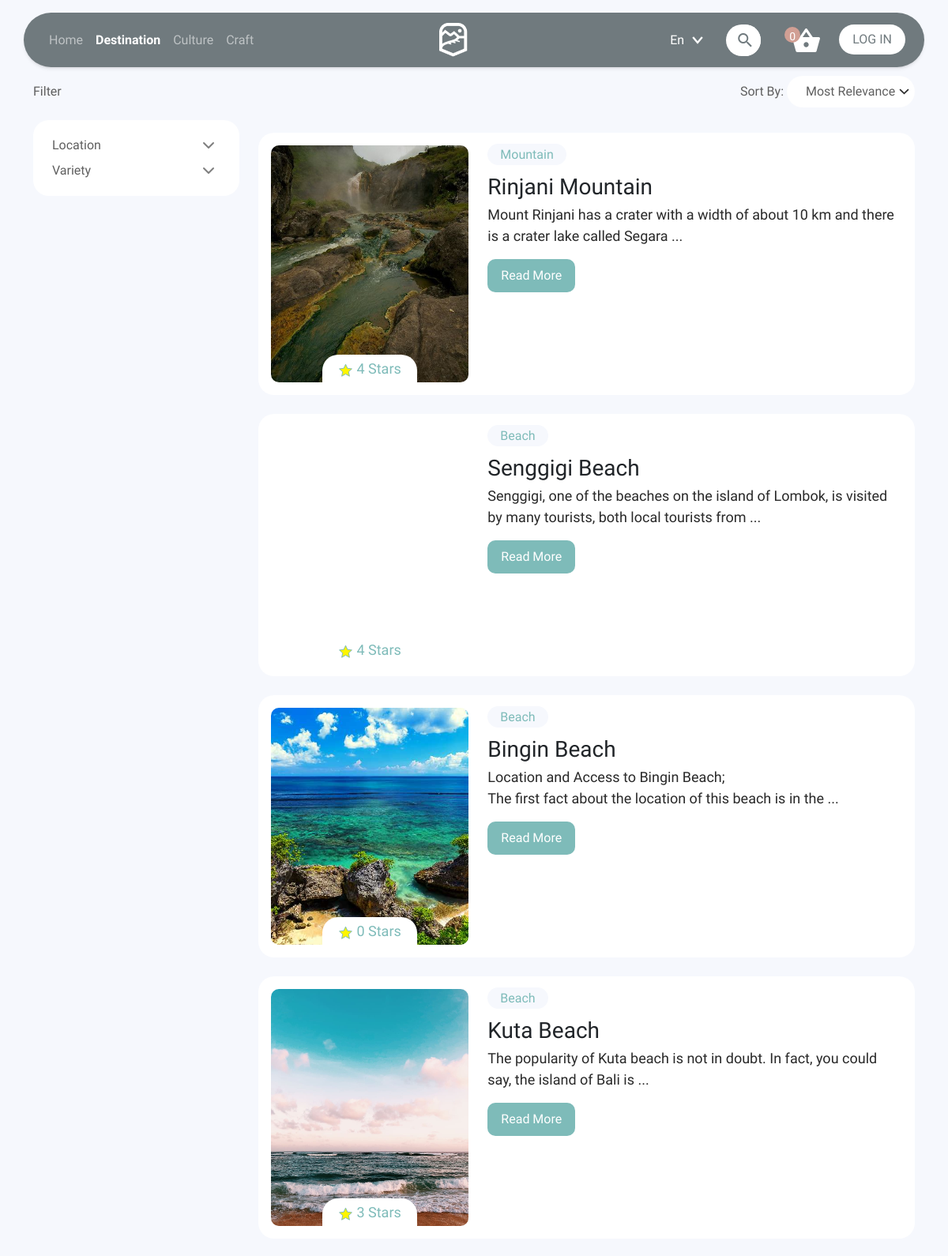
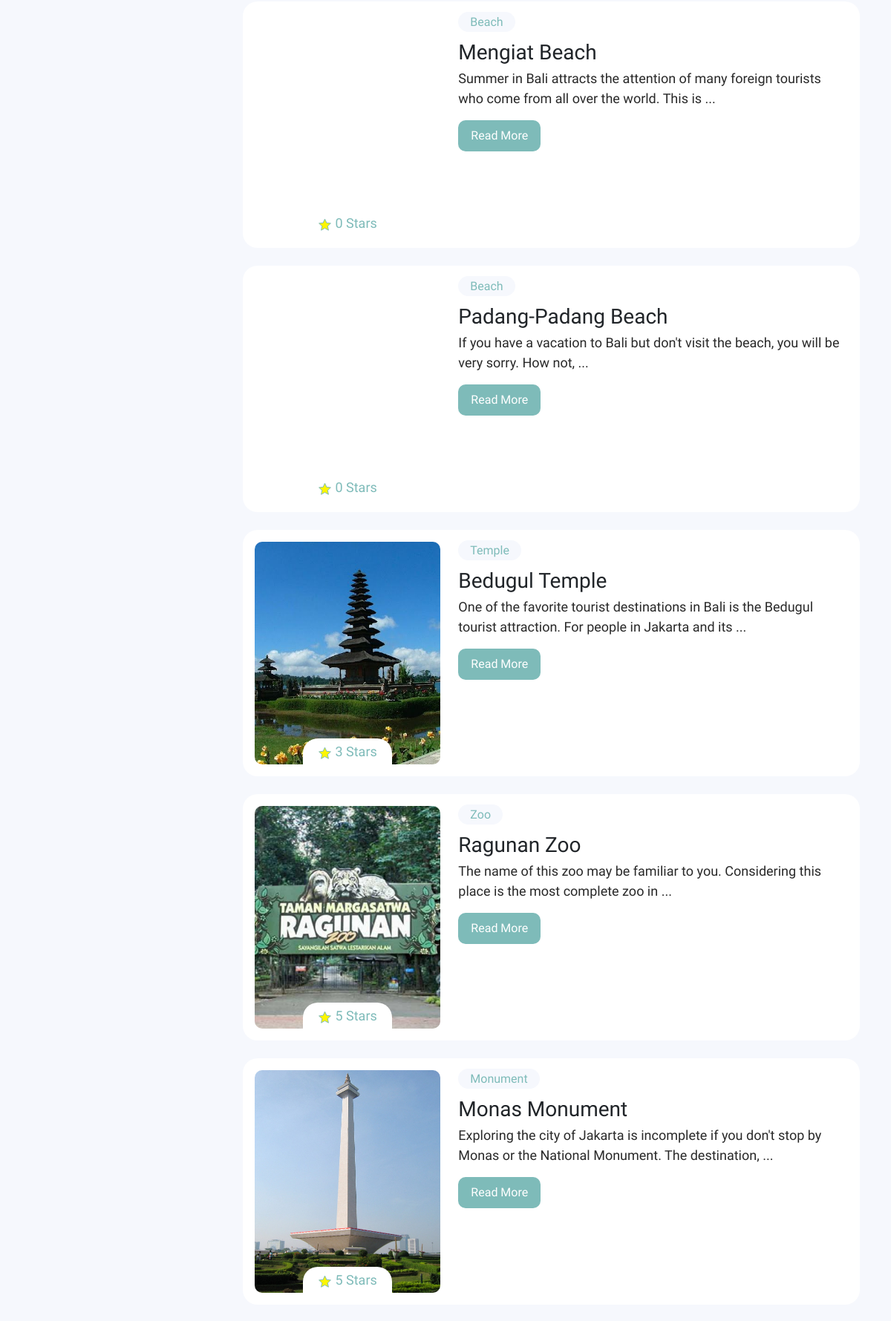
Page /public/destination (upper part) on the committed database (2 pictures, top to bottom).
### tables this page shows
CREATE TABLE `destinasi` (
  `id` int(11) NOT NULL,
  `nama_id` varchar(50) NOT NULL,
  `maps` varchar(255) NOT NULL,
  `artikel_id` text NOT NULL,
  `rating` int(1) UNSIGNED DEFAULT 0,
  `artikel_en` text NOT NULL,
  `nama_en` varchar(50) NOT NULL,
  `id_lokasi` char(10) DEFAULT NULL
);

### app/core/Controller.php (called while the page is built, shortened)
<?php
class Controller{
  public function view($view, $data = []) {
    require_once '../app/views/' . $view . '.php';
  }
  public function model($model) {
    return new $model;
  }
}
?>

### app/controllers/Destination.php (called while the page is built, shortened)
<?php
  class Destination extends Controller{
    public function index(){
      if(isset($_POST['lokasi'])){
        $data['label'] = $this->model('Destination_model')->getnamakabupaten(implode(', ',$_POST['lokasi']));
        $data['destination'] = $this->model('Destination_model')->getAllDestinationConditionLocation(implode(', ',$_POST['lokasi']));
      }else if(isset($_POST['kategori'])){
        $data['destination'] = $this->model('Destination_model')->getAllDestinationConditionCategory(implode(', ',$_POST['kategori']));
        $data['label_kategori'] = $this->model('Destination_model')->selectkategori(implode(', ',$_POST['kategori']));
      }else{
        $data['destination'] = $this->model('Sortby_model')->sortby();
      }
      $data['judul'] = 'Destination';
      $data['aktif'] = 'destination';
      if(!is_null($_SESSION['id_user'])){
        $data['qty'] = count($this->model('Cart_model')->getAllCartUser($_SESSION['id_user']));
      }else{
        $data['qty'] = 0;
      }
      foreach(range('A', 'Z') as $alfabet){
        $data[$alfabet] = $this->model('Wilayah_model')->ambilnamakabupaten($alfabet);
      }
      $data['kategori'] = $this->model('Destination_model')->getAllCategoryDestinationgroupby();
      $data['daerah'] = $this->model('Destination_model')->getAlldatadestinastion();
      $this->view('destination/index', $data);
    }
  }
?>

### app/core/App.php (called while the page is built, shortened)
<?php
  class App {
    protected $method = 'index';
    protected $params = [];
    public function __construct()
    {
      $this->controller = new $this->controller;
      call_user_func_array([$this->controller, $this->method], $this->params);
    }
  }
?>

### public/index.php (called while the page is built, shortened)
<?php
$app = new App;

### app/core/Database.php (called while the page is built, shortened)
<?php
class Database{
    private $dbhost = DBHOST;
    private $dbuser = DBUSER;
    private $dbpass = DBPASS;
    private $dbname = DBNAME;
    private $stmt;
    private $dbh;
    public function __construct(){
        $dsn = 'mysql:host='.$this->dbhost.';dbname='.$this->dbname;
        $option = [
            PDO::ATTR_PERSISTENT => true,
            PDO::ATTR_ERRMODE => PDO::ERRMODE_EXCEPTION
        ];
        try {
            $this->dbh = new PDO($dsn, $this->dbuser, $this->dbpass, $option);
        } catch (PDOException $e) {
            die($e->getMessage());
        }
    }
    public function query($query){
        $this->stmt = $this->dbh->prepare($query);
    }
    public function execute(){
        $this->stmt->execute();
    }
    public function allSet(){
        $this->execute();
        return $this->stmt->fetchAll(PDO::FETCH_ASSOC);
    }
}

### app/models/Sortby_model.php (called while the page is built, shortened)
<?php
  Class Sortby_model{
    private $db;
    public function __construct()
    {
      $this->db = new Database();
    }public function setvar(){
      if(!isset($_SESSION['sortby']))
      {
        $_SESSION['sortby'] = 'MostRelevance';
      }
      else if (isset($_POST['sortby']) && $_SESSION['sortby'] != $_POST['sortby'] && !empty($_POST['sortby'])){
        if($_POST['sortby'] == 'MostRelevance'){
          $_SESSION['sortby'] = 'MostRelevance';
        }
        else if ($_POST['sortby'] == 'Recommended') {
          $_SESSION['sortby'] = 'Recommended';
        }else if ($_POST['sortby'] == 'LowestPrice'){
          $_SESSION['sortby'] = 'LowestPrice';
        }else if ($_POST['sortby'] == 'HighestPrice'){
          $_SESSION['sortby'] = 'HighestPrice';
        }
      }
    }
    public function sortby(){
        if( $_SESSION['sortby'] == 'MostRelevance' || $_SESSION['sortby'] == 'LowestPrice' || $_SESSION['sortby'] == 'HighestPrice'){
          $this->db->query(
            'SELECT kategori.kategori_id as kategori_id, kategori.kategori_en as kategori_en, destinasi.rating as rating, destinasi.id as id_destination, destinasi.nama_id AS nama_id, gallery_destination.foto as gallery, destinasi.nama_en AS nama_en, destinasi.artikel_id AS artikel_id, destinasi.artikel_en AS artikel_en, destinasi.maps AS maps, destinasi.rating AS rating,
            desa.nama_desa AS nama_desa, kecamatan.nama_kecamatan AS nama_kecamatan, kabupaten.nama_kabupaten AS nama_kabupaten, provinsi.nama_provinsi AS nama_provinsi
            FROM destinasi JOIN desa ON destinasi.id_lokasi = desa.id
            JOIN kecamatan ON desa.district_id = kecamatan.id
            JOIN kabupaten ON kecamatan.regency_id = kabupaten.id
            JOIN provinsi ON kabupaten.province_id = provinsi.id
            JOIN gallery_destination ON gallery_destination.id_destination = destinasi.id
            JOIN kategori_destinasi ON destinasi.id = kategori_destinasi.id_destinasi
            JOIN kategori ON kategori.id = kategori_destinasi.id_kategori
            GROUP BY gallery_destination.id_destination
          ');
          return $this->db->allSet();
        }
    }
  }

### app/views/destination/index.php (the view, shortened to what this page needs)
<?php
    function limit_text($text, $limit) {
      if (str_word_count($text, 0) > $limit) {
        $words = str_word_count($text, 2);
        $pos   = array_keys($words);
        $text  = substr($text, 0, $pos[$limit]) . '...';
      }
      return $text;
    }
?>
<body style="background-color: var(--bg);">
  <div class="scene container">
    <div class="row d-flex align-items-center">
      <span class="col-lg-3 col-md-3 col-sm-12">
        <span class="filter-title main fw-semibold">Filter</span>
      </span>
      <div class="col-lg-9 col-md-9 col-sm-12">
        <form action="" class="float-right sort" name="sortby" method="post">
          <span class="sort-by d-inline-block main fw-semibold">Sort By:</span>
          <span class="sort-by d-inline-block">
            <select class="styled-select card px-4 py-2 d-inline-block main" id="sortby" name="sortby" onchange='this.form.submit()' >
              <option value="MostRelevance" <?php if($_SESSION['sortby']=='MostRelevance') echo 'selected'?>>Most Relevance</option>
            </select>
          </span>
        </form>
      </div>
    </div>
    <div class="row mt-3">
      <aside class="filter-category col-lg-3 col-md-3 col-sm-12">
        <div class="filter-content card p-3 ">
          <div class="location">
            <button class="btn btn-toggle align-items-center rounded collapsed main w-100" data-bs-toggle="collapse" data-bs-target="#location">
              Location
            </button>
          </div>
          <div class="variety">
            <button class="btn btn-toggle align-items-center rounded collapsed main w-100" data-bs-toggle="collapse" data-bs-target="#variety">
              Variety
            </button>
          </div>
        </div>
      </aside>
      <div class="destination col-lg-9 col-md-9 col-sm-12">
        <?php foreach($data['destination'] as $destinasi) :?>
        <div class="destination-section card p-3 mb-4">
          <div class="destination-content row">
            <div class="destination-image col-lg-4 col-md-4 col-sm-6">
              <div class="image" style="background-image: url('<?=BASEURL;?>/assets/images/<?= $destinasi['gallery']?>');">
              <div class="star py-1 px-3">
                <img class="" src="<?=BASEURL;?>/assets/images/ic-stargreen.svg" alt="">
                <p class="d-inline-block third-color"><?= $destinasi['rating']?> Stars</p>
              </div>
              </div>
            </div>
            <div class="text col-lg-8 col-md-8 col-sm-6">
                <div class="category mb-2">
                <span class="py-1 px-3 rounded-pill me-3"><?= $destinasi['kategori_'.$_SESSION['lang'].'']?></span>
                </div>
              <div class="name fs-3 fw-semibold">
                <?= $destinasi['nama_'.$_SESSION['lang'].'']?>
              </div>
              <div class="description fs-6 mb-2">
                <?= limit_text($destinasi['artikel_'.$_SESSION['lang'].''], 20)?>
              </div>
              <a href="<?=BASEURL;?>/destination/detail/<?= $destinasi['id_destination']?>" class="btn btn-third py-2 px-3 fw-semibold">Read More</a>
            </div>
          </div>
        </div>
        <?php endforeach;?>
      </div>
    </div>
  </div>
</body>

### public/assets/css/style.css (style rules this page uses)
:root { --main: #707A7E; --white-trs: rgba(255, 255, 255, 0.582); --second: #C5D7D9; --third: #7EBBB9; --bg: #F6F8FD; --black: #292929; --grey: #5f5f5f; }
body { overflow-x: hidden; box-sizing: border-box; margin: 0; padding: 0; font-family: 'Epilogue', sans-serif; }
a { text-decoration: none; }
p { font-size: 18px; color: var(--black); }
.scene { margin-top: 6rem; }
.scene .btn { position: relative; }
.scene .btn-toggle { display: inline-flex; align-items: center; padding: .25rem .5rem; font-weight: 400; color: #292929; background-color: transparent; border: 0; }
.scene .btn-toggle::after { padding: 5px; position: absolute; line-height: 0; transform: rotate(90deg); transition: transform .35s ease; transform-origin: center center; margin-right: 10px; right: 0; }
.scene .card { border: none; border-radius: 20px; }
.scene .main { color: #5f5f5f; }
.fw-semibold { font-weight: 500; }
.destination-content .destination-image .image, .culture-content .culture-image .image { position: relative; width: 100%; height: 300px; background-size: cover; border-radius: 10px; background-position: bottom; }
.destination-content .destination-image .star, .culture-content .culture-image .star { position: absolute; margin: 0 auto; width: 120px; bottom: 0; left: 0; right: 0; text-align: center; border-radius: 20px 20px 0 0 !important; background-color: white; font-weight: 500; }
.destination-content .destination-image .star p, .culture-content .culture-image .star p { margin-bottom: 0 !important; }
.third-color:hover, .third-color { color: var(--third) !important; }
.sort-by select { -moz-appearance:none; -webkit-appearance:none; appearance:none; }
.destination-content .text .category span, .culture-content .text .category span { background-color: var(--bg); color: var(--third); border-radius: 10px; font-size: 1em; }
.btn-third { background-color: var(--third); color: white; border-radius: 10px; }
.float-right { float: right; }

### rows in the picture
destinasi: shows a picture, rating "4", lang "Mountain", nama_en "Rinjani Mountain", artikel_en "Mount Rinjani has a crater with a width of about 10 km and there is a crater lake called Segara ..."
destinasi: rating "4", lang "Beach", nama_en "Senggigi Beach", artikel_en "Senggigi, one of the beaches on the island of Lombok, is visited by many tourists, both local tourists from ..."
destinasi: shows a picture, rating "0", lang "Beach", nama_en "Bingin Beach", artikel_en "Location and Access to Bingin Beach; The first fact about the location of this beach is in the ..."
destinasi: shows a picture, rating "3", lang "Beach", nama_en "Kuta Beach", artikel_en "The popularity of Kuta beach is not in doubt. In fact, you could say, the island of Bali is ..."
destinasi: rating "0", lang "Beach", nama_en "Mengiat Beach", artikel_en "Summer in Bali attracts the attention of many foreign tourists who come from all over the world. This is ..."
destinasi: rating "0", lang "Beach", nama_en "Padang-Padang Beach", artikel_en "If you have a vacation to Bali but don't visit the beach, you will be very sorry. How not, ..."
destinasi: shows a picture, rating "3", lang "Temple", nama_en "Bedugul Temple", artikel_en "One of the favorite tourist destinations in Bali is the Bedugul tourist attraction. For people in Jakarta and its ..."
destinasi: shows a picture, rating "5", lang "Zoo", nama_en "Ragunan Zoo", artikel_en "The name of this zoo may be familiar to you. Considering this place is the most complete zoo in ..."
destinasi: shows a picture, rating "5", lang "Monument", nama_en "Monas Monument", artikel_en "Exploring the city of Jakarta is incomplete if you don't stop by Monas or the National Monument. The destination, ..."

### other values in the picture
$data['qty'] "0"
